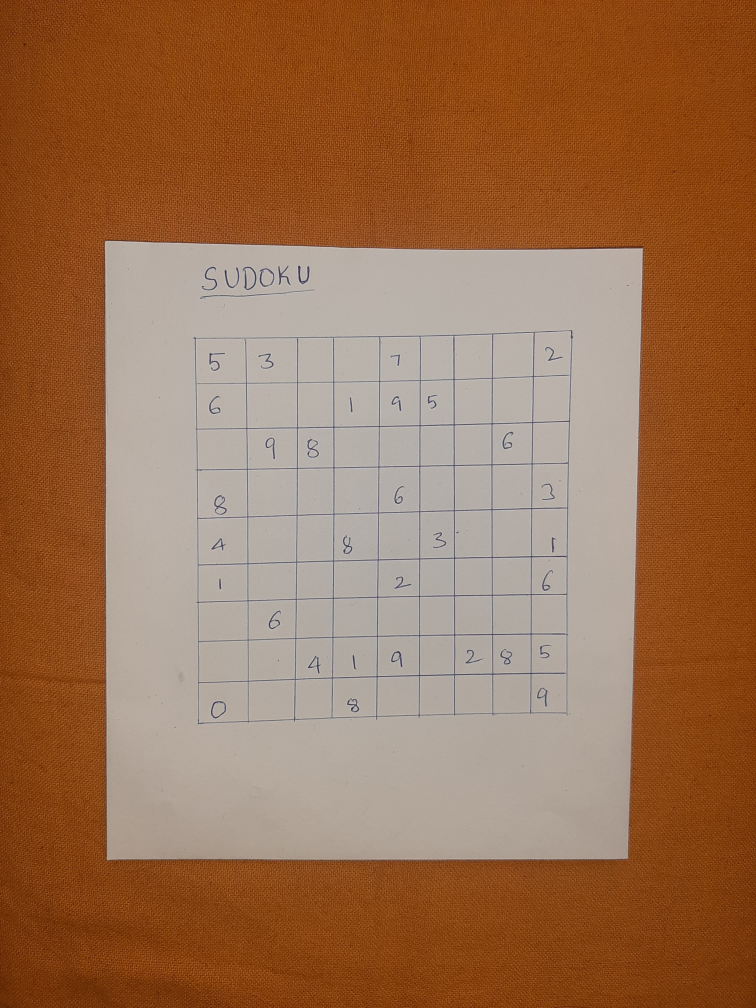
#> input picture Document Scanner using OpenCV/scan_image.jpg, 3024 x 4032 px (shown at 1/4 size)
$ jupyter execute document_scanner.ipynb
#> lines starting #> are read from the running program, lines starting #| are printed output that depends on the picture; after the words box and inside, x2 and y2 are one past the last pixel; in counts of white or black regions, pixels touching at a corner belong together
# Document Scanner using OpenCV:

[cell 1]
import numpy as np
import imutils
import cv2
from skimage.filters import threshold_local
import matplotlib.pyplot as plt
plt.rcParams['figure.figsize'] = [14,8]

[cell 2]
# load the image and compute the ratio of the old height
# to the new height, clone it, and resize it

image = cv2.imread('scan_image.jpg')
#> image is the input picture: shape (4032, 3024, 3); mean B, G, R 80, 111.9, 155.1
ratio = image.shape[0] / 500.0
#> ratio = 8.06
orig = image.copy()
image = imutils.resize(image, height=500)
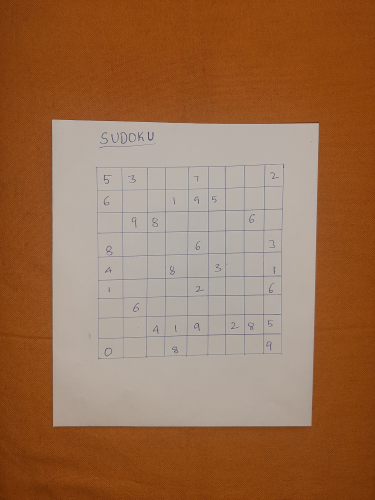
#> image: shape (500, 375, 3); mean B, G, R 80, 111.9, 155.1

[cell 3]
print("image",np.shape(image))
#| image (500, 375, 3)
print("orig",np.shape(orig))
#| orig (4032, 3024, 3)

[cell 4]
# convert the image to grayscale, blur it, and find edges
# in the image

gray = cv2.cvtColor(image, cv2.COLOR_BGR2GRAY)
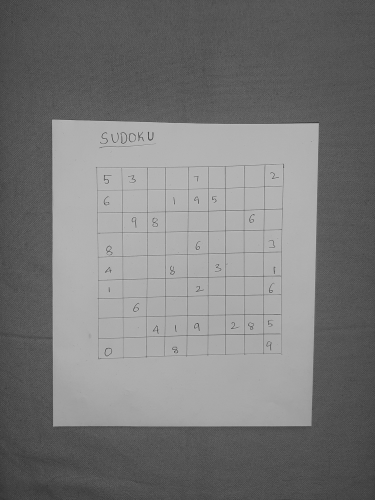
#> gray: shape (500, 375); min 50, max 187, mean 121.2
gary = cv2.GaussianBlur(gray, (5,5), 0)
#edged = cv2.Canny(gray, 75, 200) # minVal, maxVal
edged = cv2.Canny(gray, 50, 150) # minVal, maxVal
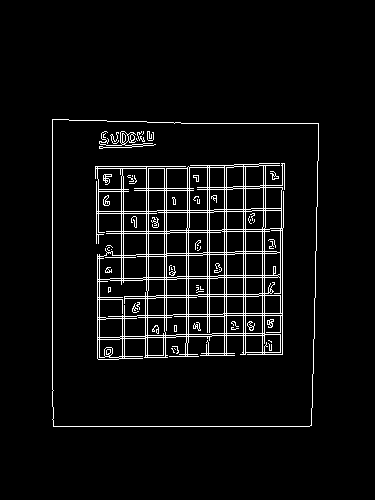
#> edged: shape (500, 375); 5% white in thin lines or dots, all inside (x1, y1, x2, y2) = (52, 119, 319, 427)

[cell 5]
#plt.imshow(orig)
plt.imshow(cv2.cvtColor(orig, cv2.COLOR_BGR2RGB))

[cell 6]
plt.imshow(cv2.cvtColor(image, cv2.COLOR_BGR2RGB))

[cell 7]
plt.imshow(cv2.cvtColor(gray, cv2.COLOR_BGR2RGB))

[cell 8]
plt.imshow(cv2.cvtColor(gary, cv2.COLOR_BGR2RGB))

[cell 9]
dispImage = cv2.cvtColor(edged.copy(), cv2.COLOR_GRAY2RGB)
#plt.imshow(dispImage)
plt.imshow(cv2.cvtColor(dispImage, cv2.COLOR_BGR2RGB))

[cell 10]
# find the contours in the edged image, keeping only the
# largest five, and initialize the screen contour
contours = cv2.findContours(edged.copy(), cv2.RETR_EXTERNAL, cv2.CHAIN_APPROX_SIMPLE)
#> contours = 1 contour; box (x1, y1, x2, y2) and area: (52, 119, 319, 427) 79922
contours = imutils.grab_contours(contours)
contours = sorted(contours, key = cv2.contourArea, reverse = True)
#contours = max(contours, key = cv2.contourArea)

for c in contours:
    perimeter = cv2.arcLength(c, True) # (curve, closed = True/False)
    approx = cv2.approxPolyDP(c, 0.02 * perimeter, True)

    # if our approximated contour has four points
    if len(approx) == 4:
        screenContour = approx
        print(screenContour)
        break
#> this loop made 1 pass
#> (perimeter, screenContour) on pass 1: (1140.9, [[52, 119], [53, 426], [311, 425], [318, 123]])
#| [[[ 52 119]]
#|  [[ 53 426]]
#|  [[311 425]]
#|  [[318 123]]]

[cell 11]
cv2.drawContours(image, [screenContour], -1, (255,0,0), 3 ) # -1 => draw all contours, (color), thickness
dispImage = cv2.cvtColor(image.copy(), cv2.COLOR_BGR2RGB)
print(screenContour)
#| [[[ 52 119]]
#|  [[ 53 426]]
#|  [[311 425]]
#|  [[318 123]]]
plt.subplot(1, 2, 1)
plt.imshow(dispImage)

cv2.drawContours(image, screenContour, -1, (0,255,0), 8 ) # -1 => draw all contours, (color), thickness
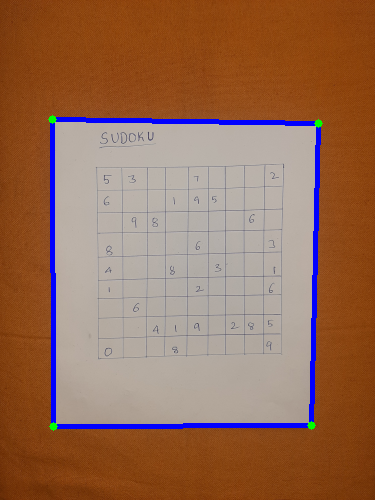
#> image: shape (500, 375, 3); mean B, G, R 84.5, 108.5, 150.3
corners = cv2.cvtColor(image.copy(), cv2.COLOR_BGR2RGB)
plt.subplot(1, 2, 2)
plt.imshow(corners)

[cell 12]
def order_points(pts):
    rect = np.zeros((4, 2), dtype = "float32")

    # the top-left point will have the smallest sum, whereas the bottom-right point will have the largest sum
    s = pts.sum(axis = 1)
#> s = [1378.9, 3862.7, 5935.1, 3556.2]
    rect[0] = pts[np.argmin(s)]
    rect[2] = pts[np.argmax(s)]

    # the top-right point will have the smallest difference, whereas the bottom-left will have the largest
    # difference
    diff = np.diff(pts, axis = 1)
#> diff = [540.3, 3007.9, 919.3, -1572.5]
    rect[1] = pts[np.argmin(diff)]
    rect[3] = pts[np.argmax(diff)]

    return rect

[cell 13]
def four_point_transform(image, pts):
    # obtain a consistent order of the points and unpack them individually
    rect = order_points(pts)
#> rect = [[419.3, 959.6], [2564.4, 991.9], [2507.9, 3427.2], [427.4, 3435.3]]

    (tl, tr, br, bl) = rect
#> tl = [419.3, 959.6]; tr = [2564.4, 991.9]; br = [2507.9, 3427.2]; bl = [427.4, 3435.3]

    # compute the width of the new image, which will be the maximum distance between bottom-right and bottom-left
    # x-coordiates or the top-right and top-left x-coordinates
    widthA = np.sqrt(((br[0] - bl[0]) ** 2) + ((br[1] - bl[1]) ** 2))
#> widthA = 2080.5
    widthB = np.sqrt(((tr[0] - tl[0]) ** 2) + ((tr[1] - tl[1]) ** 2))
#> widthB = 2145.3
    maxWidth = max(int(widthA), int(widthB))
#> maxWidth = 2145

    # compute the height of the new image, which will be the maximum distance between the top-right and bottom-right
    # y-coordinates or the top-left and bottom-left y-coordinates
    heightA = np.sqrt(((tr[0] - br[0]) ** 2) + ((tr[1] - br[1]) ** 2))
#> heightA = 2436
    heightB = np.sqrt(((tl[0] - bl[0]) ** 2) + ((tl[1] - bl[1]) ** 2))
#> heightB = 2475.7
    maxHeight = max(int(heightA), int(heightB))
#> maxHeight = 2475

    destinationPoints = np.array([
        [0, 0],
        [maxWidth - 1, 0],
        [maxWidth - 1, maxHeight - 1],
        [0, maxHeight - 1]
    ], dtype = "float32")
#> destinationPoints = [[0, 0], [2144, 0], [2144, 2474], [0, 2474]]
    print("dest", destinationPoints)
#| dest [[   0.    0.]
#|  [2144.    0.]
#|  [2144. 2474.]
#|  [   0. 2474.]]
    print("rect",rect)
#| rect [[ 419.328  959.616]
#|  [2564.352  991.872]
#|  [2507.904 3427.2  ]
#|  [ 427.392 3435.264]]

    # compute the perspective transform matrix and then apply it
    mapped = cv2.getPerspectiveTransform(rect, destinationPoints)
#> mapped = [[0.969, -0.00316, -403.2], [-0.0144, 0.955, -910.1], [-7.35e-06, -1.21e-05, 1]]
    warped = cv2.warpPerspective(image, mapped, (maxWidth, maxHeight))
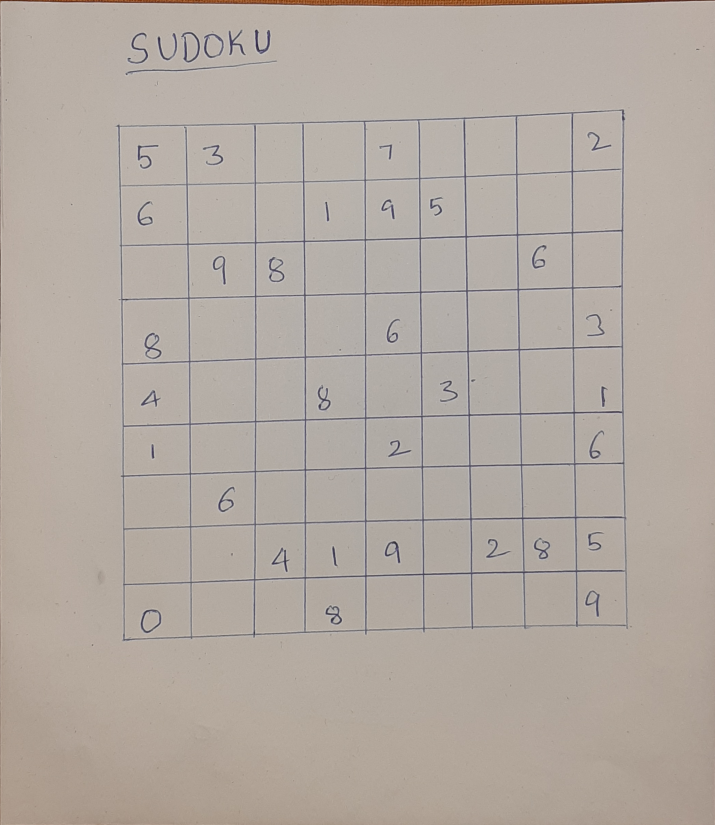
#> warped: shape (2475, 2145, 3) (shown at 1/3 size); mean B, G, R 161.5, 169.5, 178.7
    print("mapped",mapped)
#| mapped [[ 9.68732543e-01 -3.15547892e-03 -4.03188634e+02]
#|  [-1.43556816e-02  9.54653397e-01 -9.10080961e+02]
#|  [-7.34520743e-06 -1.21150035e-05  1.00000000e+00]]
    print("warped",warped)
#> (printed output is left out)
    plt.imshow(cv2.cvtColor(warped, cv2.COLOR_BGR2RGB))
    #plt.imshow(warped)

    return warped

[cell 14]
# apply the four point transform to obtain a top-down view of the original image
warped = four_point_transform(orig, screenContour.reshape(4, 2) * ratio)

# convert the warped image to grayscale, then threshold it to give it that 'black and white' paper effect
warped = cv2.cvtColor(warped, cv2.COLOR_BGR2GRAY)
#> warped: shape (2475, 2145)
th3 = cv2.adaptiveThreshold(warped,255,cv2.ADAPTIVE_THRESH_GAUSSIAN_C,\
            cv2.THRESH_BINARY,11,10)
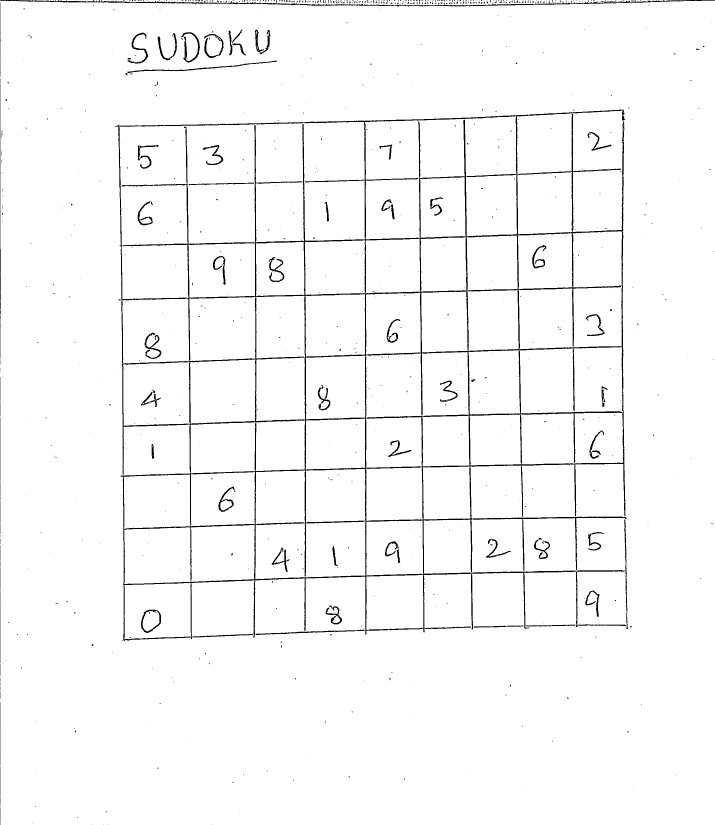
#> th3: shape (2475, 2145) (shown at 1/3 size); 97.3% white; 869 black regions (769 under 20 px), largest, box (x1, y1, x2, y2) and area: (344, 329, 1882, 1924) 100469, (0, 0, 2145, 19) 6713, (381, 182, 831, 219) 1436
#T = threshold_local(warped, 11, offset = 10, method = "gaussian")
#warped = (warped > T).astype("uint8") * 255

[cell 15]
print(screenContour.reshape(4, 2) * ratio)
#| [[ 419.328  959.616]
#|  [ 427.392 3435.264]
#|  [2507.904 3427.2  ]
#|  [2564.352  991.872]]

# Diplay scanned binary output image of the original input image

[cell 16]
origImage = imutils.resize(orig, height = 650)
dispImage = imutils.resize(th3, height = 650)
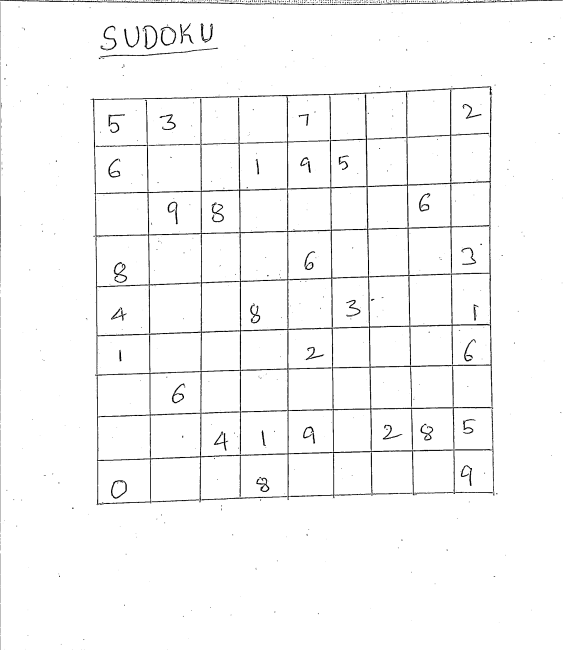
#> dispImage: shape (650, 563); min 0, max 255, mean 248
dispImage = cv2.cvtColor(dispImage, cv2.COLOR_GRAY2RGB)
#> dispImage: shape (650, 563, 3)
origImage = cv2.cvtColor(origImage, cv2.COLOR_BGR2RGB)
plt.subplot(1, 2, 1)
plt.imshow(origImage)
plt.subplot(1, 2, 2)
plt.imshow(dispImage)
plt.show()
